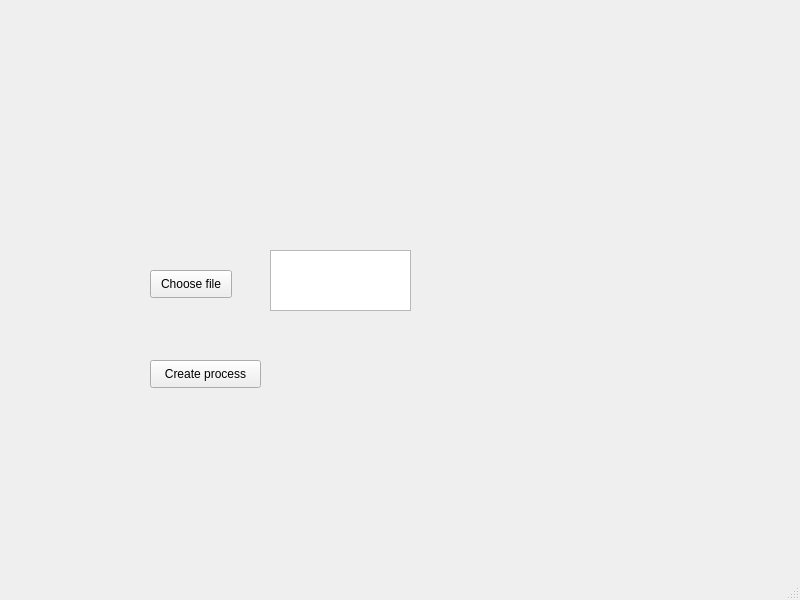
<?xml version="1.0" encoding="UTF-8"?>
<ui version="4.0">
 <class>MainWindow</class>
 <widget class="QMainWindow" name="MainWindow">
  <property name="geometry">
   <rect>
    <x>0</x>
    <y>0</y>
    <width>800</width>
    <height>600</height>
   </rect>
  </property>
  <property name="font">
   <font>
    <bold>false</bold>
   </font>
  </property>
  <property name="windowTitle">
   <string>MainWindow</string>
  </property>
  <widget class="QWidget" name="centralwidget">
   <widget class="QPushButton" name="pushButton_2">
    <property name="geometry">
     <rect>
      <x>150</x>
      <y>270</y>
      <width>82</width>
      <height>28</height>
     </rect>
    </property>
    <property name="text">
     <string>Choose file</string>
    </property>
   </widget>
   <widget class="QTextEdit" name="textEdit">
    <property name="geometry">
     <rect>
      <x>270</x>
      <y>250</y>
      <width>141</width>
      <height>61</height>
     </rect>
    </property>
   </widget>
   <widget class="QPushButton" name="pushButton">
    <property name="geometry">
     <rect>
      <x>150</x>
      <y>360</y>
      <width>111</width>
      <height>28</height>
     </rect>
    </property>
    <property name="text">
     <string>Create process</string>
    </property>
   </widget>
  </widget>
  <widget class="QMenuBar" name="menubar">
   <property name="geometry">
    <rect>
     <x>0</x>
     <y>0</y>
     <width>800</width>
     <height>25</height>
    </rect>
   </property>
  </widget>
  <widget class="QStatusBar" name="statusbar"/>
 </widget>
 <resources/>
 <connections/>
</ui>
